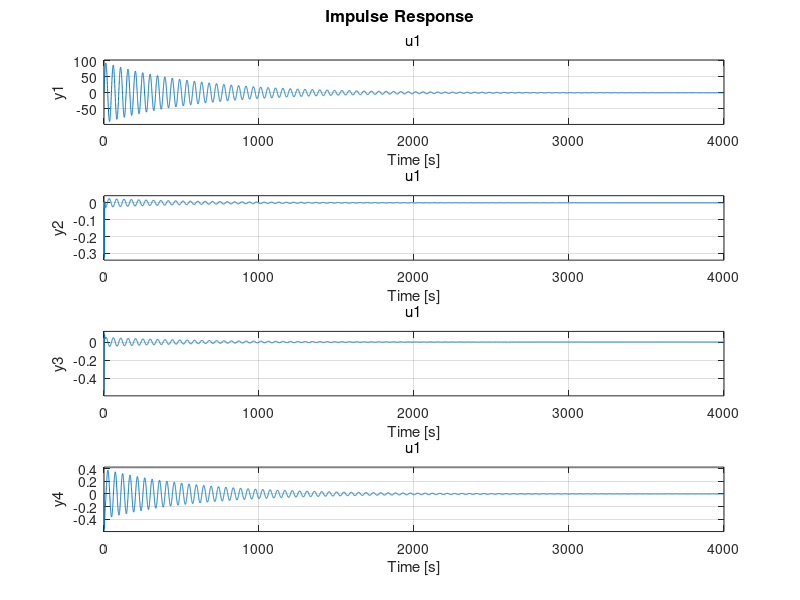
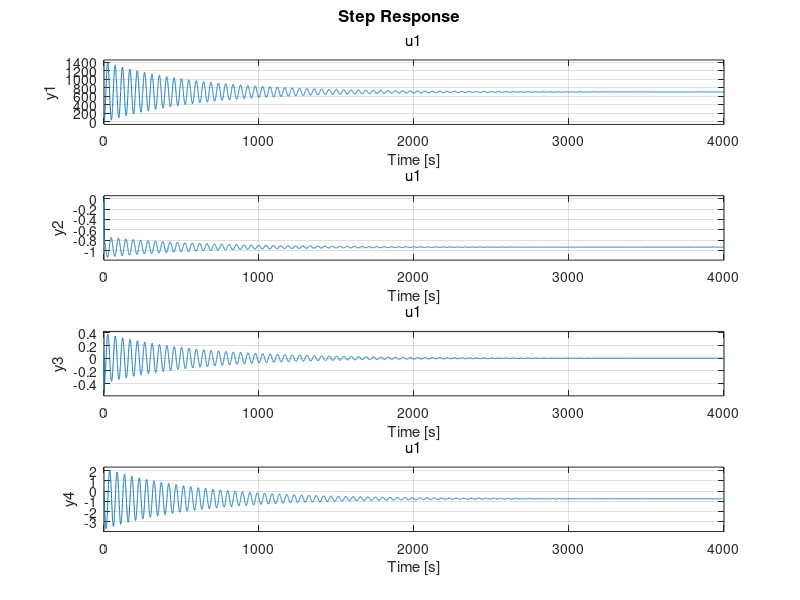
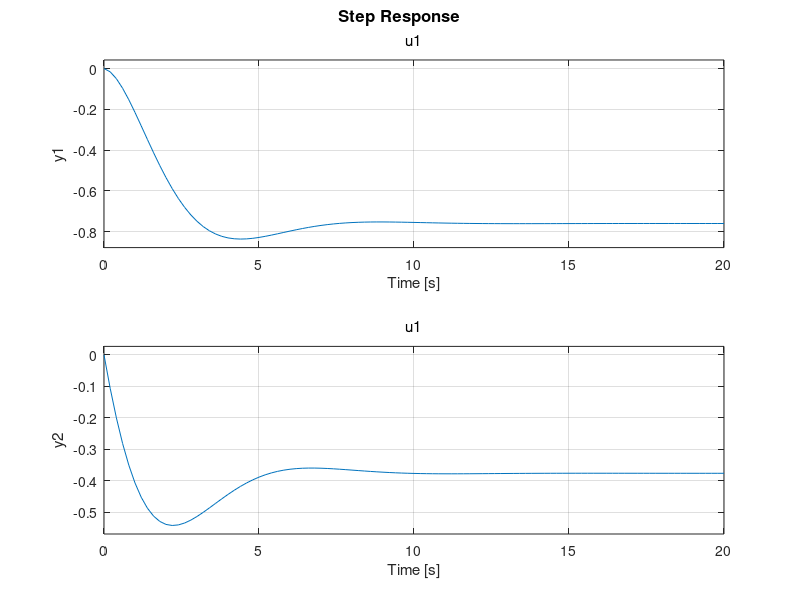
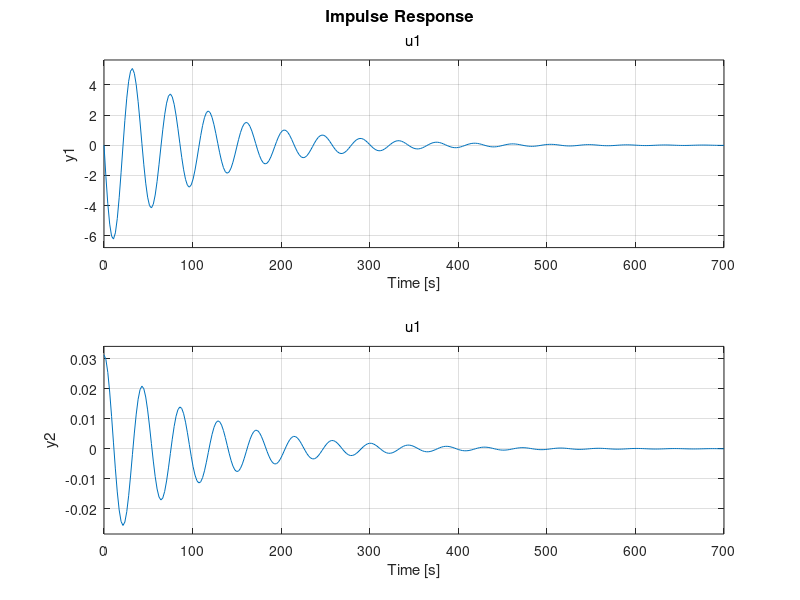

The MATLAB script that drew these images, in order:
Xu     =-0.0188;
XTu    = 0;
Xa     = 11.5905;
Xde    = 0;
Zu     = -0.1862;
Za     = -149.4408;
Zq     = -6.8045;
Zadot  = -8.4426;
Zde    = -8.7058;
Mu     = 0.0001;
MTu    = 0;
Ma     = -0.5294;
MTa    = 0;
Mq     = -0.4275;
Madot  = -0.0658;
Mde    = -0.5630;
u1     = 279.1094; % ft/s
theta1 = 0;
g = 32.2; % ft/s^2
%% Set Up Matrix A, B C, D

R = [Xu+XTu Xa 0 -g*cos(theta1);...
    Zu Za u1+Zq -g*sin(theta1);...
    Mu+MTu Ma+MTa Mq 0;...
    0 0 1 0];

M = [1 0 0 0;
    0 u1-Zadot 0 0;...
    0 -Madot 1 0;...
    0 0 0 1];

F = [Xde; Zde; Mde; 0];

A = inv(M)*R;
B = inv(M)*F;

C = eye(4);

D = zeros(4,1);


%% eig Vectors and Values
[eVec,eVal] = eig(A);

% Make them unitless
eVecUnitless = eVec;
eVecUnitless(1,:) = eVec(1,:)/u1;
eVecUnitless(3,:) = eVec(3,:)/20; % Not sure how we get 20?
% eVecUnitless

% Normalize respect to delta theta

eVec12 = abs(eVecUnitless(:,1)/eVecUnitless(4,1)); 
eVec34 = abs(eVecUnitless(:,3)/eVecUnitless(4,3)); 


%% Answer Questions

% Short
wd   = imag(eVal(1,1));
wn   = sqrt((real(eVal(1,1)))^2+(wd)^2);
damp = abs(real(eVal(1,1))/wn);
delT = abs(log(2)/(real(eVal(1,1))));
N = abs(log(2)*wd/(2*pi*real(eVal(1,1))));
% charEqShort=conv([1 -eVal(1,1)],[1 -eVal(2,2)]);
% wn   = sqrt(charEqShort(end));
% damp = charEqShort(2)/2/wn;
% wd   = wn*sqrt(1-damp^2);
% beta = atan(sqrt(1-damp^2)/damp); 
% tr   = (pi-beta)/wd; % Rise time (0-100%)
% tp   = pi/wd;% Peak Time
% Mp   = exp(-damp*pi/sqrt(1-damp^2)); % Maximum overshoot
% ts   = 4/(damp*wn); % Settling Time (2% criterion)
% delT = log(2)/(damp*wn);
% N = log(2)*wd/(2*pi*damp*wn);

% Long
wdLong   = imag(eVal(3,3));
wnLong   = sqrt((real(eVal(3,3)))^2+(wdLong)^2);
dampLong = abs(real(eVal(3,3))/wnLong);
delTLong = abs(log(2)/(real(eVal(3,3))));
NLong = abs(log(2)*wdLong/(2*pi*real(eVal(3,3))));
%% b)
x0 = zeros(4,1);
sys = ss(A,B,C,D);
figure(1)
impulse(sys)
figure(2)
step(sys)
% cdt = 0.01;
% ct= [0:0.01:2000];
% 
% for i = 1:ct

%% Problem 2


M2 = [u1 0;
    -Madot 1];
R2 = [Za u1;
    Ma Mq];

A2 = inv(M2)*R2;

[eVec2,eVal2] = eig(A2);

wd2   = imag(eVal2(1,1));
wn2   = sqrt((real(eVal2(1,1)))^2+(wd2)^2);
damp2 = abs(real(eVal2(1,1))/wn2);
delT2 = abs(log(2)/(real(eVal2(1,1))));
N2    = abs(log(2)*wd2/(2*pi*real(eVal2(1,1))));



% b)

F2 = [Zde;
    Mde];
B2 = inv(M2)*F2;
C2 =eye(2);
D2 = zeros(2,1);

sys2 = ss(A2,B2,C2,D2);

figure(3),
step(sys2);
figure (4),
impulse(sys2);

%% Problem 3
% a)
% A3 = [Xu+XTu -g;
%     -Zu/u1 0];
% F3 = [Xde;
%     0];
% B3 = F3;
% C3 = eye(2);
% D3 = zeros(2,1);
% 
% sys3 = ss(A3,B3,C3,D3);
% 
% figure(5),
% dt = 0.01;
% t = [0:dt:1000];
% 
% u = ones(length(t),1);
% x0 = [0,1];
% figure(5);
% lsim(sys3,u,t,x0)

A3 = [Xu+XTu -g;
    -Zu/u1 0];
F3 = [Xde;
    -Zde/u1];
B3 = F3;
C3 = eye(2);
D3 = 0;

sys3 = ss(A3,B3,C3,D3);

impulse(sys3)